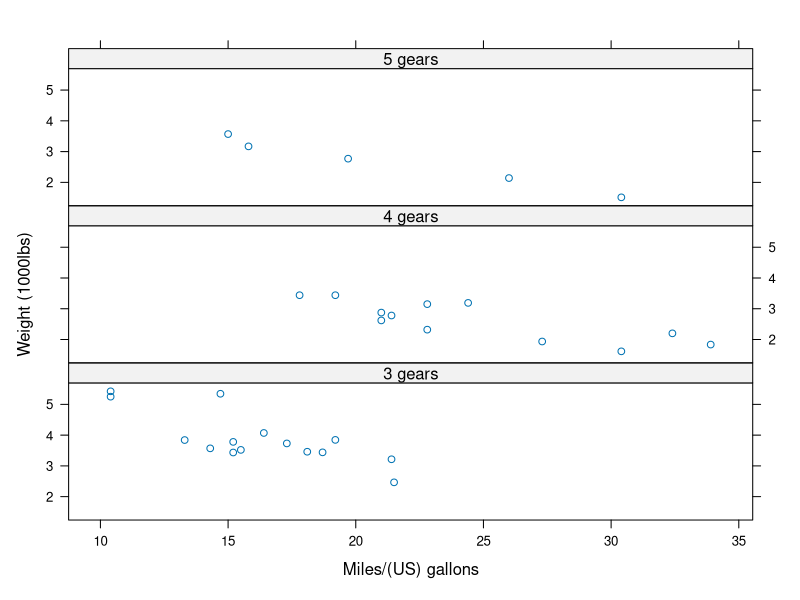

R code for this plot:
library(lattice)

input <- mtcars[,c('wt','mpg','hp','gear','cyl')]

gear.f <- factor(input$gear,
                 levels = c(3,4,5),
                 labels = c("3 gears","4 gears","5 gears"))

cyl.f <- factor(input$cyl,
                levels=c(4,6,8),
                labels=c("4 cyl","6 cyl","8 cyl")) 

xyplot(wt~mpg | gear.f,
       data=input,
       xlab = "Miles/(US) gallons",
       ylab = "Weight (1000lbs)",
       layout = (c(1,3)))
